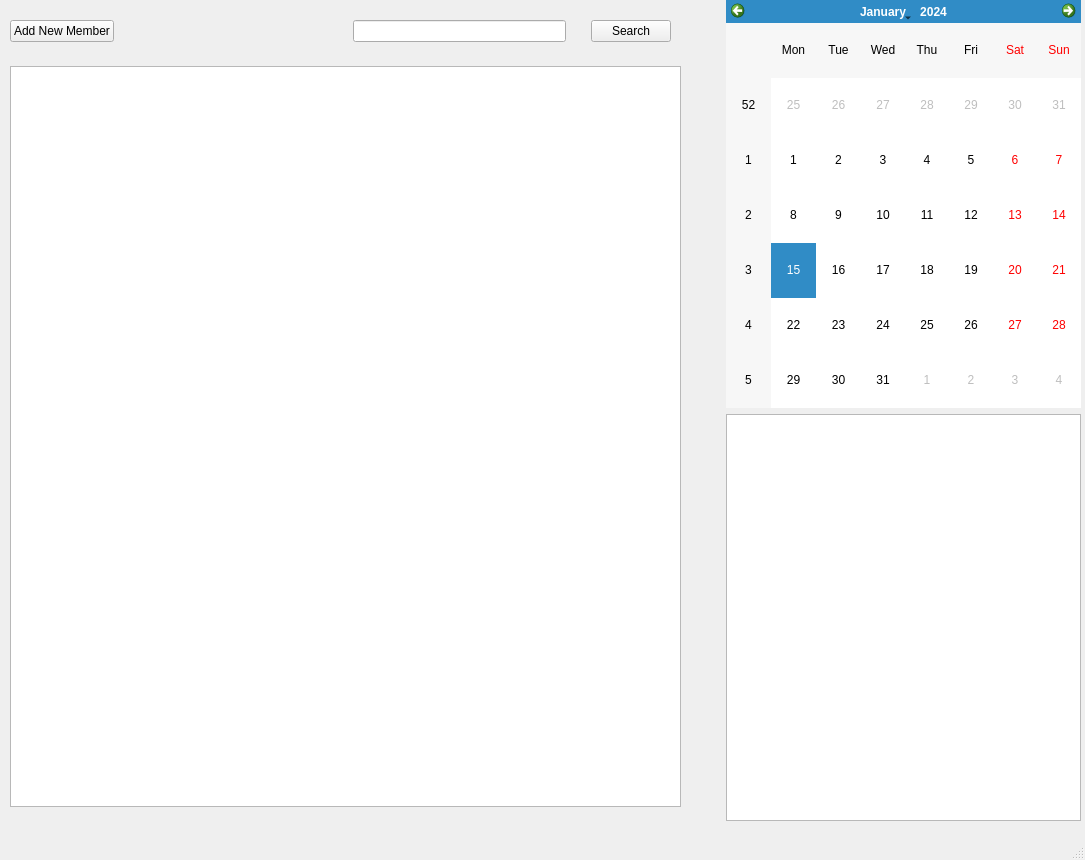
<?xml version="1.0" encoding="UTF-8"?>
<ui version="4.0">
 <class>MainWindow</class>
 <widget class="QMainWindow" name="MainWindow">
  <property name="geometry">
   <rect>
    <x>0</x>
    <y>0</y>
    <width>1085</width>
    <height>860</height>
   </rect>
  </property>
  <property name="windowTitle">
   <string>MainWindow</string>
  </property>
  <widget class="QWidget" name="centralwidget">
   <widget class="QWidget" name="horizontalLayoutWidget_2">
    <property name="geometry">
     <rect>
      <x>10</x>
      <y>0</y>
      <width>1071</width>
      <height>821</height>
     </rect>
    </property>
    <layout class="QHBoxLayout" name="horizontalLayout_2" stretch="2,1">
     <item>
      <layout class="QVBoxLayout" name="verticalLayout" stretch="1,13">
       <property name="spacing">
        <number>7</number>
       </property>
       <property name="topMargin">
        <number>1</number>
       </property>
       <property name="bottomMargin">
        <number>0</number>
       </property>
       <item>
        <widget class="QWidget" name="widget" native="true">
         <widget class="QWidget" name="horizontalLayoutWidget">
          <property name="geometry">
           <rect>
            <x>0</x>
            <y>-10</y>
            <width>661</width>
            <height>81</height>
           </rect>
          </property>
          <layout class="QHBoxLayout" name="horizontalLayout">
           <property name="spacing">
            <number>25</number>
           </property>
           <property name="bottomMargin">
            <number>0</number>
           </property>
           <item>
            <widget class="QPushButton" name="Add_Button">
             <property name="text">
              <string>Add New Member</string>
             </property>
            </widget>
           </item>
           <item>
            <spacer name="horizontalSpacer">
             <property name="orientation">
              <enum>Qt::Horizontal</enum>
             </property>
             <property name="sizeHint" stdset="0">
              <size>
               <width>40</width>
               <height>20</height>
              </size>
             </property>
            </spacer>
           </item>
           <item>
            <widget class="QLineEdit" name="Search_Input"/>
           </item>
           <item>
            <widget class="QPushButton" name="Search_Button">
             <property name="text">
              <string>Search</string>
             </property>
            </widget>
           </item>
          </layout>
         </widget>
        </widget>
       </item>
       <item>
        <widget class="QStackedWidget" name="stackedWidget">
         <property name="currentIndex">
          <number>0</number>
         </property>
         <widget class="QWidget" name="page">
          <widget class="QListWidget" name="listWidget">
           <property name="geometry">
            <rect>
             <x>0</x>
             <y>0</y>
             <width>671</width>
             <height>741</height>
            </rect>
           </property>
          </widget>
         </widget>
         <widget class="QWidget" name="page_2">
          <widget class="QWidget" name="formLayoutWidget">
           <property name="geometry">
            <rect>
             <x>0</x>
             <y>0</y>
             <width>831</width>
             <height>541</height>
            </rect>
           </property>
           <layout class="QFormLayout" name="formLayout">
            <item row="0" column="0">
             <widget class="QLabel" name="label">
              <property name="text">
               <string>Name</string>
              </property>
             </widget>
            </item>
            <item row="0" column="1">
             <widget class="QLabel" name="label_2">
              <property name="text">
               <string>Name</string>
              </property>
             </widget>
            </item>
           </layout>
          </widget>
         </widget>
        </widget>
       </item>
      </layout>
     </item>
     <item>
      <layout class="QVBoxLayout" name="verticalLayout_2">
       <item>
        <widget class="QCalendarWidget" name="calendarWidget"/>
       </item>
       <item>
        <widget class="QListWidget" name="listWidget_2"/>
       </item>
      </layout>
     </item>
    </layout>
   </widget>
  </widget>
  <widget class="QMenuBar" name="menubar">
   <property name="geometry">
    <rect>
     <x>0</x>
     <y>0</y>
     <width>1085</width>
     <height>26</height>
    </rect>
   </property>
  </widget>
  <widget class="QStatusBar" name="statusbar"/>
 </widget>
 <resources/>
 <connections/>
</ui>
